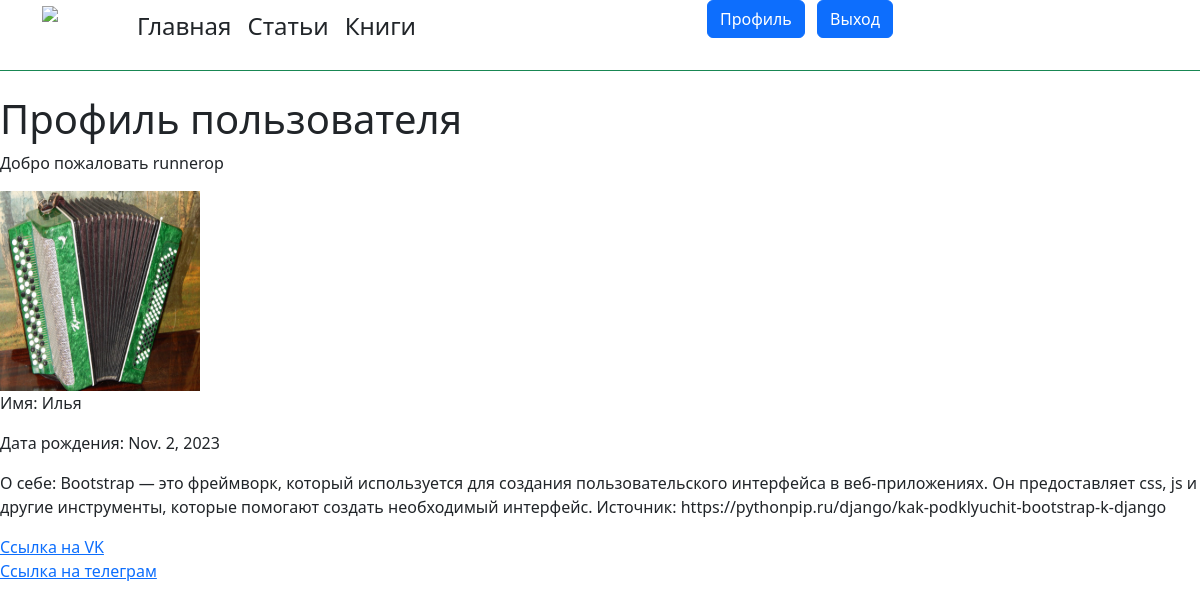
The app's page /accounts/profile/ (signed in), older data.
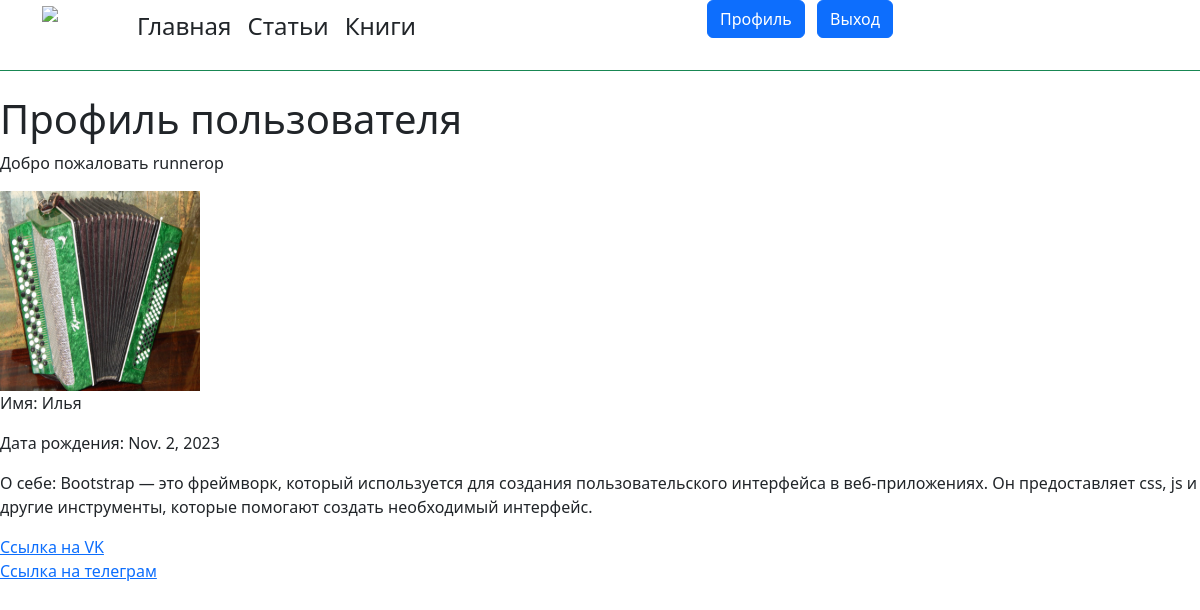
The same page, newer data.
### classviewshome/models.py (models this page shows)
class CustomUser(AbstractUser):
    full_name = models.CharField(max_length=250, verbose_name="ФИО", blank=True, null=True)
    birth_date = models.DateField(verbose_name="Дата рождения", blank=True, null=True)
    bio = models.TextField(null=True, blank=True)
    profile_pic = models.ImageField(null=True, blank=True, upload_to="images/profile/")
    vk = models.CharField(max_length=50, null=True, blank=True)
    telegram = models.CharField(max_length=50, null=True, blank=True)

### classviewshome/views.py (the view)
# urls.py: path('accounts/profile/', ProfileView.as_view(), name='profile'),
class ProfileView(TemplateView):
    template_name = 'classviewshome/profile.html'
    @method_decorator(login_required)
    def dispatch(self, *args, **kwargs):
        return super().dispatch(*args, **kwargs)
    def get_context_data(self, **kwargs):
        context = super().get_context_data(**kwargs)
        context['user'] = self.request.user
        return context

### classviewshome/templates/classviewshome/profile.html
{% extends 'base.html' %}
{% block content %}
 <h1>Профиль пользователя</h1>
    <p>Добро пожаловать {{ user.username }}</p>
    <img src="{{ user.profile_pic.url }}" height=200 width=200>
    <p>Имя: {{ user.full_name }} </p>
    <p>Дата рождения: {{ user.birth_date }} </p>
    <p>О себе: {{ user.bio }}</p>
    <a href="{{ user.vk }}"> Ссылка на VK</a> <br>
    <a href="{{ user.telegram }}"> Ссылка на телеграм</a> <br>
{% endblock content %}

### templates/base.html (shortened to what this page needs)
<!DOCTYPE html>
<html lang="en">
<head>
<link href="https://cdn.jsdelivr.net/npm/bootstrap@5.3.2/dist/css/bootstrap.min.css" rel="stylesheet">
</head>
<body>
  {% include "header.html" %}
  {% block content %}
  {% endblock content %}
</body>
</html>

### templates/header.html
    <header class="mb-4 border-bottom border-success">
      <div class="container">
        <div class="row d-flex justify-content-between mb-3">
            <a href="{% url 'home' %}" class="col-1">
                <img class="w-100" src="https://clipartcraft.com/images/playstation-4-logo-circle-1.png" >
        </a>
        <div class="col-6 fs-4">
            <ul class="nav w-100 nav-underline">
        <li class="nav-item">
        <a class="nav-link text-dark" aria-current="page" href="{% url 'home' %}">Главная</a>
      </li>
      <li class="nav-item">
        <a class="nav-link text-dark" href="{% url 'article_list' %}">Статьи</a>
      </li>
      <li class="nav-item">
        <a class="nav-link text-dark" href="{% url 'book_list' %}">Книги</a>
      </li>
    </ul>
                </div>
            <div class="col-5 justify-content-end">
                {% if user.is_authenticated %}
                    <a href="{% url 'profile' %}" class="btn btn-primary me-md-2" type="button">Профиль</a>
                    <a href="{% url 'logout' %}" class="btn btn-primary" type="button">Выход</a>
                {% else %}
                    <a href="{% url 'login' %}" class="btn btn-primary me-md-2" type="button">Войти</a>
                    <a href="{% url 'register' %}" class="btn btn-primary" type="button">Зарегистрироваться</a>
                {% endif %}
            </div>
            </div>
        </div>
    </header>

Row changes from the older to the newer data that the page shows:
changed CustomUser "runnerop": bio "…помогают создать необходимый интерфейс. Источник: https://pythonpip.ru/django/kak-podklyuchit-bootstrap-k-django" → "…помогают создать необходимый интерфейс."
